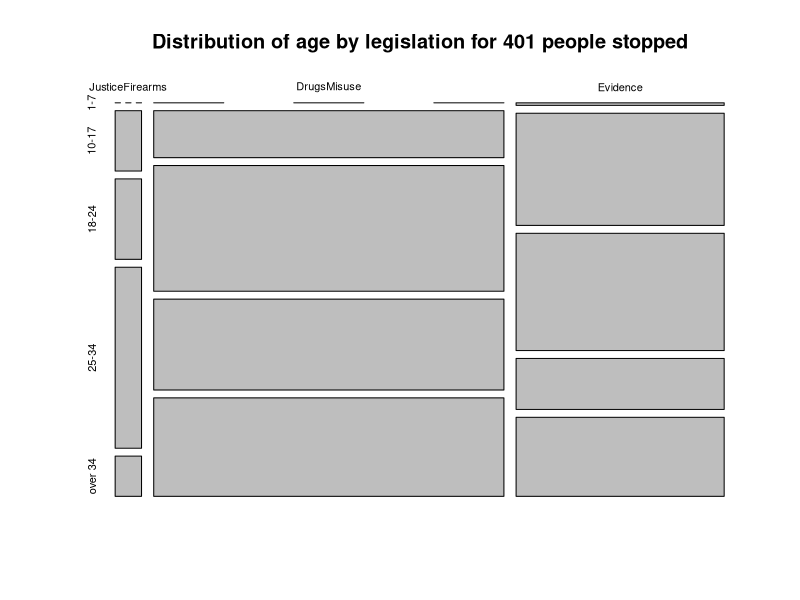
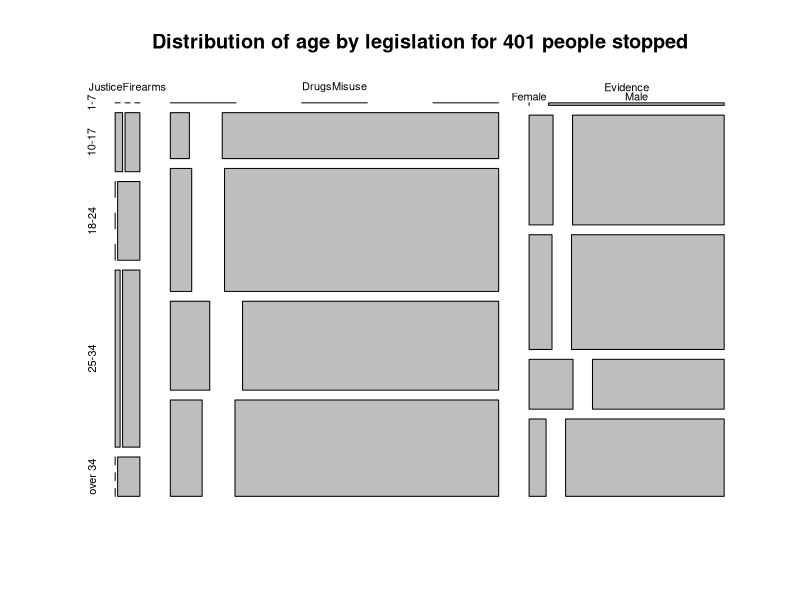
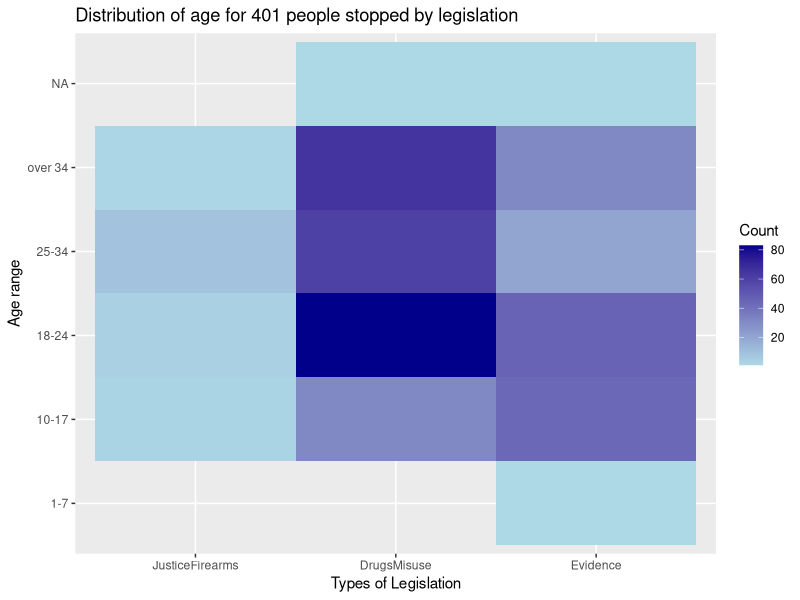
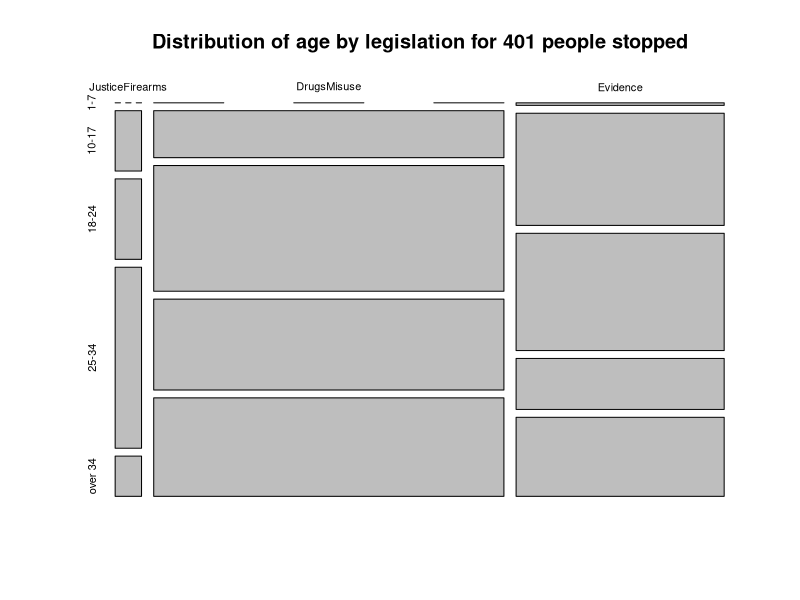

These charts were generated, in order, by the following R code:
## ---- chunk 1
library(dplyr)
library(rio)
library(magrittr)
library(readxl)
StopS <- read_excel("StopSearchWk3.xlsx")
names(StopS)   # check what is in the file.
## ---- chunk 2
StopS <- StopS[,c(1,2,7:15)]
names(StopS)
## ---- chunk 3
names(StopS)[c(4:6,8,10,11)] <- c('AgeRange', 'SelfEthnicity', 'OfficerDefEthnic', 'AimSearch','OutcomeLinkAim','RemovalMoreClothing')
names(StopS)
## ---- chunk 4
str(StopS)
## ---- chunk 5
StopS <- StopS %>% mutate(
  Gender=factor(Gender), Type=factor(Type), AgeRange=factor(AgeRange),
  SelfEthnicity=factor(SelfEthnicity),OfficerDefEthnic=factor(OfficerDefEthnic),
  Legislation=factor(Legislation),AimSearch=factor(AimSearch),Outcome=factor(Outcome),
)
str(StopS)
## ---- chunk 6
summary(StopS)
## ---- chunk 7
 Types <- factor(StopS$Type,labels=c("PersonVehicle","Person"))
 table(Types,StopS$Type) # This is an example of checking you have got it right!
## ---- chunk 8
StopS <- StopS %>% mutate(Type=factor(StopS$Type,labels=c("PersonVehicle","Person")) )
summary(StopS)
## ---- chunk 9
StopS <- StopS %>% mutate(Legislation=factor(as.numeric(Legislation), 
                                              levels=c(1,2,3,4),                                             labels=c("JusticeFirearms","JusticeFirearms","DrugsMisuse","Evidence")))
summary(StopS)
## ---- chunk 10
library(lubridate)
 StopS$dayDate = date(StopS$Date)
StopS$hourDay = as.numeric(substring(StopS$Date,12,13)) # Find a better way?
save(StopS, file="StopSearch.rda") # save for future use.
## ---- chunk 11
table(StopS$Gender,StopS$AgeRange)
 table(StopS$AgeRange,StopS$Gender)
 proportions(table(StopS$Gender,StopS$AgeRange),1)
 100*proportions(table(StopS$Gender,StopS$AgeRange),2)
## ---- chunk 12
knitr::kable(table(StopS$Gender,StopS$AgeRange),
  caption = "Gender by Age; 401 people stopped")
knitr::kable(100*proportions(table(StopS$Gender,StopS$AgeRange),2),
             digits=0,
  caption = "Percentage sex by age; 401 people stopped")
knitr::kable(100*proportions(table(StopS$Gender,StopS$AgeRange),2),
             digits=1,
  caption = "Percentage sex by age; 401 people stopped")
knitr::kable(100*proportions(table(StopS$Gender,StopS$AgeRange),1),
             digits=1,
  caption = "Percentage sex by age; 401 people stopped")
## ---- chunk 13
 plot(table(StopS$Legislation,StopS$AgeRange),
      main="Distribution of age by legislation for 401 people stopped")
## ---- chunk 14
 plot(table(StopS$Legislation,StopS$AgeRange,StopS$Gender),
      main="Distribution of age by legislation for 401 people stopped")
## ---- chunk 15
knitr::opts_chunk$set(echo = TRUE, fig.width = 8, fig.height = 5)
## ---- chunk 16
 svg(file = "JLH.svg", width = 8, height = 5)
 print( plot(table(StopS$Legislation,StopS$AgeRange),
      main="Distribution of age by legislation for 401 people stopped"))
## ---- chunk 17
 ##  This writes the graph to the file
 invisible(dev.off())          ##  This is essential, to close the file
## ---- chunk 18
library(ggplot2)
## ---- chunk 19
age_Legislation <- StopS %>%
  group_by(AgeRange, Legislation)
age_Legislation
## ---- chunk 20
summary_table <- StopS %>%
  group_by(AgeRange, Legislation) %>%
  summarise(count = n(),.groups = "drop") %>%
  ungroup()

colnames(summary_table) <- c("AgeRange", "Legislation", "Count")

ggplot(data = summary_table, aes(x = Legislation, y = AgeRange, fill = Count)) +
  geom_tile() +
  scale_fill_gradient(low = "lightblue", high = "darkblue") +
  labs(title = "Distribution of age for 401 people stopped by legislation", x = "Types of Legislation", y = "Age range")

## ---- chunk 21
legisType <-  unique(StopS$Legislation)
ageRange <-  unique(StopS$AgeRange)
gender <- unique(StopS$Gender)

legislation_table <- data.frame( 
  Column1 = c(1,2,3,4,5,6,7,8,9),
  Column2 = c(1,2,3,4,5,6,7,8,9),
  Column3 = c(1,2,3,4,5,6,7,8,9),
  Column4 = c(1,2,3,4,5,6,7,8,9),
  Column5 = c(1,2,3,4,5,6,7,8,9))
colnames(legislation_table) <- c(levels(legisType),"All",'proportion')
rownames(legislation_table) <- c('male','female','All','arrest',levels(ageRange))

## ---- chunk 22
#count frequencies for each row and column

#count male
select_male_Justi <- subset(StopS, StopS$Legislation == "JusticeFirearms" & Gender == "Male")
male_count_Justi <- nrow(select_male_Justi)
legislation_table[1,1] <- male_count_Justi

select_male_Drug <- subset(StopS, StopS$Legislation == "DrugsMisuse" & Gender == "Male")
male_count_Drug <- nrow(select_male_Drug)
legislation_table[1,2] <- male_count_Drug

select_male_Evi <- subset(StopS, StopS$Legislation == "Evidence" & Gender == "Male")
male_count_Evi <- nrow(select_male_Evi)
legislation_table[1,3] <- male_count_Evi
legislation_table[1,4] <- sum(male_count_Justi,male_count_Drug,male_count_Evi)


#count female
select_female_Justi <- subset(StopS, StopS$Legislation == "JusticeFirearms" & Gender == "Female")
female_count_Justi <- nrow(select_female_Justi)
legislation_table[2,1] <- female_count_Justi

select_female_Drug <- subset(StopS, StopS$Legislation == "DrugsMisuse" & Gender == "Female")
female_count_Drug <- nrow(select_female_Drug)
legislation_table[2,2] <- female_count_Drug

select_female_Evi <- subset(StopS, StopS$Legislation == "Evidence" & Gender == "Female")
female_count_Evi <- nrow(select_female_Evi)
legislation_table[2,3] <- female_count_Evi
legislation_table[2,4] <- sum(female_count_Justi,female_count_Drug,female_count_Evi)


#count arrest

select_arrest_Justi <- subset(StopS, StopS$Legislation == "JusticeFirearms" & Outcome == "Arrest")
arrest_count_Justi <- nrow(select_arrest_Justi)
legislation_table[4,1] <- arrest_count_Justi

select_arrest_Drug <- subset(StopS, StopS$Legislation == "DrugsMisuse" & Outcome == "Arrest")
arrest_count_Drug <- nrow(select_arrest_Drug)
legislation_table[4,2] <- female_count_Drug

select_arrest_Evi <- subset(StopS, StopS$Legislation == "Evidence" & Outcome == "Arrest")
arrest_count_Evi <- nrow(select_arrest_Evi)
legislation_table[4,3] <- arrest_count_Evi
legislation_table[4,4] <- sum(arrest_count_Justi,arrest_count_Drug,arrest_count_Evi)

#count 1-7

select_1t7_Justi <- subset(StopS, StopS$Legislation == "JusticeFirearms" & AgeRange == "1-7")
t7_count_Justi <- nrow(select_1t7_Justi)
legislation_table[5,1] <- t7_count_Justi

select_1t7_Drug <- subset(StopS, StopS$Legislation == "DrugsMisuse" & AgeRange == "1-7")
t7_count_Drug <- nrow(select_1t7_Drug)
legislation_table[5,2] <- t7_count_Drug

select_1t7_Evi <- subset(StopS, StopS$Legislation == "Evidence" & AgeRange == "1-7")
t7_count_Evi <- nrow(select_1t7_Evi)
legislation_table[5,3] <- t7_count_Evi
legislation_table[5,4] <- sum(t7_count_Justi,t7_count_Drug,t7_count_Evi)


#count 10-17

select_10t17_Justi <- subset(StopS, StopS$Legislation == "JusticeFirearms" & AgeRange == "10-17")
t17_count_Justi <- nrow(select_10t17_Justi)
legislation_table[6,1] <- t17_count_Justi

select_10t17_Drug <- subset(StopS, StopS$Legislation == "DrugsMisuse" & AgeRange == "10-17")
t17_count_Drug <- nrow(select_10t17_Drug)
legislation_table[6,2] <- t17_count_Drug

select_10t17_Evi <- subset(StopS, StopS$Legislation == "Evidence" & AgeRange == "10-17")
t17_count_Evi <- nrow(select_10t17_Evi)
legislation_table[6,3] <- t17_count_Evi
legislation_table[6,4] <- sum(t17_count_Justi,t17_count_Drug,t17_count_Evi)


#count 18-24

select_18t24_Justi <- subset(StopS, StopS$Legislation == "JusticeFirearms" & AgeRange == "18-24")
t24_count_Justi <- nrow(select_18t24_Justi)
legislation_table[7,1] <- t24_count_Justi

select_18t24_Drug <- subset(StopS, StopS$Legislation == "DrugsMisuse" & AgeRange == "18-24")
t24_count_Drug <- nrow(select_18t24_Drug)
legislation_table[7,2] <- t24_count_Drug

select_18t24_Evi <- subset(StopS, StopS$Legislation == "Evidence" & AgeRange == "18-24")
t24_count_Evi <- nrow(select_18t24_Evi)
legislation_table[7,3] <- t24_count_Evi
legislation_table[7,4] <- sum(t24_count_Justi,t24_count_Drug,t24_count_Evi)


#count 25-34

select_25t34_Justi <- subset(StopS, StopS$Legislation == "JusticeFirearms" & AgeRange == "25-34")
t34_count_Justi <- nrow(select_25t34_Justi)
legislation_table[8,1] <- t34_count_Justi

select_25t34_Drug <- subset(StopS, StopS$Legislation == "DrugsMisuse" & AgeRange == "25-34")
t34_count_Drug <- nrow(select_25t34_Drug)
legislation_table[8,2] <- t34_count_Drug

select_25t34_Evi <- subset(StopS, StopS$Legislation == "Evidence" & AgeRange == "25-34")
t34_count_Evi <- nrow(select_25t34_Evi)
legislation_table[8,3] <- t34_count_Evi
legislation_table[8,4] <- sum(t34_count_Justi,t34_count_Drug,t34_count_Evi)


#count over 34

select_o34_Justi <- subset(StopS, StopS$Legislation == "JusticeFirearms" & AgeRange == "over 34")
o34_count_Justi <- nrow(select_o34_Justi)
legislation_table[9,1] <- o34_count_Justi

select_o34_Drug <- subset(StopS, StopS$Legislation == "DrugsMisuse" & AgeRange == "over 34")
o34_count_Drug <- nrow(select_o34_Drug)
legislation_table[9,2] <- o34_count_Drug

select_o34_Evi <- subset(StopS, StopS$Legislation == "Evidence" & AgeRange == "over 34")
o34_count_Evi <- nrow(select_o34_Evi)
legislation_table[9,3] <- o34_count_Evi
legislation_table[9,4] <- sum(o34_count_Justi,o34_count_Drug,o34_count_Evi)

prop_male <- round(legislation_table[1,4]/401,2)
legislation_table[1,5] <- prop_male

prop_female <- round(legislation_table[2,4]/401,2)
legislation_table[2,5] <- prop_female

legislation_table[3,5] <- round(legislation_table[3,4]/401,2)

prop_arrest <- round(legislation_table[4,4]/401,2)
legislation_table[4,5] <- prop_arrest

prop_1t7 <- round(legislation_table[5,4]/401,2)
legislation_table[5,5] <- prop_1t7

prop_10t17 <- round(legislation_table[6,4]/401,2)
legislation_table[6,5] <- prop_10t17

prop_18t24 <- round(legislation_table[7,4]/401,2)
legislation_table[7,5] <- prop_18t24

prop_25t34 <- round(legislation_table[8,4]/401,2)
legislation_table[8,5] <- prop_25t34

prop_o34 <- round(legislation_table[9,4]/401,2)
legislation_table[9,5] <- prop_o34


#count all
legislation_table[3,1] <- legislation_table[1,1]+legislation_table[2,1]
legislation_table[3,2] <- legislation_table[1,2]+legislation_table[2,2]
legislation_table[3,3] <- legislation_table[1,3]+legislation_table[2,3]
legislation_table[3,4] <- legislation_table[1,4]+legislation_table[2,4]
legislation_table[3,5] <- legislation_table[1,5]+legislation_table[2,5]

## ---- chunk 23
knitr::kable(legislation_table, format = 'html',caption = "Legislation stops, categorized by gender and age.",align = "c")
cat("\nThis table shows the number of individuals stopped in each group, predominantly males at 355, making up 89% of the total. Only 20% are under arrest. A unique case involves a child aged 1-7 stopped for evidence. The 18-24 age range sees the most stops at 133, around one-third of the total, with 83 due to drug misuse. Determining crime susceptibility across age ranges is challenging, especially for those over 34, due to the broad age range and lack of sufficient data.(82words)")
## ---- chunk 24
Ethinicity <- levels(StopS$OfficerDefEthnic)
ethinic_tab <- data.frame(Column1 = c(1,2,3,4,5,6,7,8,9,0,1),
  Column2 = c(1,2,3,4,5,6,7,8,9,0,1),
  Column3 = c(1,2,3,4,5,6,7,8,9,0,1),
  Column4 = c(1,2,3,4,5,6,7,8,9,0,1),
  Column5 = c(1,2,3,4,5,6,7,8,9,0,1)
)
colnames(ethinic_tab) <- Ethinicity
rownames(ethinic_tab) <- c('male','female','arrest',levels(ageRange),"min AgeRange","All","Proportion")
## ---- chunk 25
#Fill data into Ethinitic table

#count male
select_male_As <- subset(StopS, StopS$OfficerDefEthnic == "Asian" & Gender == "Male")
male_count_As <- nrow(select_male_As)
ethinic_tab[1,1] <- male_count_As

select_male_Bk <- subset(StopS, StopS$OfficerDefEthnic == "Black" & Gender == "Male")
male_count_Bk <- nrow(select_male_Bk)
ethinic_tab[1,2] <- male_count_Bk

select_male_Mx <- subset(StopS, StopS$OfficerDefEthnic == "Mixed" & Gender == "Male")
male_count_Mx <- nrow(select_male_Mx)
ethinic_tab[1,3] <- male_count_Mx

select_male_Ot <- subset(StopS, StopS$OfficerDefEthnic == "Other" & Gender == "Male")
male_count_Ot <- nrow(select_male_Ot)
ethinic_tab[1,4] <- male_count_Ot

select_male_Wt <- subset(StopS, StopS$OfficerDefEthnic == "White" & Gender == "Male")
male_count_Wt <- nrow(select_male_Wt)
ethinic_tab[1,5] <- male_count_Wt


#count female

select_female_As <- subset(StopS, StopS$OfficerDefEthnic == "Asian" & Gender == "Female")
female_count_As <- nrow(select_female_As)
ethinic_tab[2,1] <- female_count_As

select_female_Bk <- subset(StopS, StopS$OfficerDefEthnic == "Black" & Gender == "Female")
female_count_Bk <- nrow(select_female_Bk)
ethinic_tab[2,2] <- female_count_Bk

select_female_Mx <- subset(StopS, StopS$OfficerDefEthnic == "Mixed" & Gender == "Female")
female_count_Mx <- nrow(select_female_Mx)
ethinic_tab[2,3] <- female_count_Mx

select_female_Ot <- subset(StopS, StopS$OfficerDefEthnic == "Other" & Gender == "Female")
female_count_Ot <- nrow(select_female_Ot)
ethinic_tab[2,4] <- female_count_Ot

select_female_Wt <- subset(StopS, StopS$OfficerDefEthnic == "White" & Gender == "Female")
female_count_Wt <- nrow(select_female_Wt)
ethinic_tab[2,5] <- female_count_Wt


#count arrest

select_arrest_As <- subset(StopS, StopS$OfficerDefEthnic == "Asian" & Outcome == "Arrest")
arrest_count_As <- nrow(select_arrest_As)
ethinic_tab[3,1] <- arrest_count_As

select_arrest_Bk <- subset(StopS, StopS$OfficerDefEthnic == "Black" & Outcome == "Arrest")
arrest_count_Bk <- nrow(select_arrest_Bk)
ethinic_tab[3,2] <- arrest_count_Bk

select_arrest_Mx <- subset(StopS, StopS$OfficerDefEthnic == "Mixed" & Outcome == "Arrest")
arrest_count_Mx <- nrow(select_arrest_Mx)
ethinic_tab[3,3] <- arrest_count_Mx

select_arrest_Ot <- subset(StopS, StopS$OfficerDefEthnic == "Other" & Outcome == "Arrest")
arrest_count_Ot <- nrow(select_arrest_Ot)
ethinic_tab[3,4] <- arrest_count_Ot

select_arrest_Wt <- subset(StopS, StopS$OfficerDefEthnic == "White" & Outcome == "Arrest")
arrest_count_Wt <- nrow(select_arrest_Wt)
ethinic_tab[3,5] <- arrest_count_Wt


#count 1-7

select_1t7_As <- subset(StopS, StopS$OfficerDefEthnic == "Asian" & AgeRange == "1-7")
t7_count_As <- nrow(select_1t7_As)
ethinic_tab[4,1] <- t7_count_As

select_1t7_Bk <- subset(StopS, StopS$OfficerDefEthnic == "Black" & AgeRange == "1-7")
t7_count_Bk <- nrow(select_1t7_Bk)
ethinic_tab[4,2] <- t7_count_Bk

select_1t7_Mx <- subset(StopS, StopS$OfficerDefEthnic == "Mixed" & AgeRange == "1-7")
t7_count_Mx <- nrow(select_1t7_Mx)
ethinic_tab[4,3] <- t7_count_Mx

select_1t7_Ot <- subset(StopS, StopS$OfficerDefEthnic == "Other" & AgeRange == "1-7")
t7_count_Ot <- nrow(select_1t7_Ot)
ethinic_tab[4,4] <- t7_count_Ot

select_1t7_Wt <- subset(StopS, StopS$OfficerDefEthnic == "White" & AgeRange == "1-7")
t7_count_Wt <- nrow(select_1t7_Wt)
ethinic_tab[4,5] <- t7_count_Wt


#count 10-17

select_10t17_As <- subset(StopS, StopS$OfficerDefEthnic == "Asian" & AgeRange == "10-17")
t17_count_As <- nrow(select_10t17_As)
ethinic_tab[5,1] <- t17_count_As

select_10t17_Bk <- subset(StopS, StopS$OfficerDefEthnic == "Black" & AgeRange == "10-17")
t17_count_Bk <- nrow(select_10t17_Bk)
ethinic_tab[5,2] <- t17_count_Bk

select_10t17_Mx <- subset(StopS, StopS$OfficerDefEthnic == "Mixed" & AgeRange == "10-17")
t17_count_Mx <- nrow(select_10t17_Mx)
ethinic_tab[5,3] <- t17_count_Mx

select_10t17_Ot <- subset(StopS, StopS$OfficerDefEthnic == "Other" & AgeRange == "10-17")
t17_count_Ot <- nrow(select_10t17_Ot)
ethinic_tab[5,4] <- t17_count_Ot

select_10t17_Wt <- subset(StopS, StopS$OfficerDefEthnic == "White" & AgeRange == "10-17")
t17_count_Wt <- nrow(select_10t17_Wt)
ethinic_tab[5,5] <- t17_count_Wt


#count 18-24

select_18t24_As <- subset(StopS, StopS$OfficerDefEthnic == "Asian" & AgeRange == "18-24")
t24_count_As <- nrow(select_18t24_As)
ethinic_tab[6,1] <- t24_count_As

select_18t24_Bk <- subset(StopS, StopS$OfficerDefEthnic == "Black" & AgeRange == "18-24")
t24_count_Bk <- nrow(select_18t24_Bk)
ethinic_tab[6,2] <- t24_count_Bk

select_18t24_Mx <- subset(StopS, StopS$OfficerDefEthnic == "Mixed" & AgeRange == "18-24")
t24_count_Mx <- nrow(select_18t24_Mx)
ethinic_tab[6,3] <- t24_count_Mx

select_18t24_Ot <- subset(StopS, StopS$OfficerDefEthnic == "Other" & AgeRange == "18-24")
t24_count_Ot <- nrow(select_18t24_Ot)
ethinic_tab[6,4] <- t24_count_Ot

select_18t24_Wt <- subset(StopS, StopS$OfficerDefEthnic == "White" & AgeRange == "18-24")
t24_count_Wt <- nrow(select_18t24_Wt)
ethinic_tab[6,5] <- t24_count_Wt


#count 25-34

select_25t34_As <- subset(StopS, StopS$OfficerDefEthnic == "Asian" & AgeRange == "25-34")
t34_count_As <- nrow(select_25t34_As)
ethinic_tab[7,1] <- t34_count_As

select_25t34_Bk <- subset(StopS, StopS$OfficerDefEthnic == "Black" & AgeRange == "25-34")
t34_count_Bk <- nrow(select_25t34_Bk)
ethinic_tab[7,2] <- t34_count_Bk

select_25t34_Mx <- subset(StopS, StopS$OfficerDefEthnic == "Mixed" & AgeRange == "25-34")
t34_count_Mx <- nrow(select_25t34_Mx)
ethinic_tab[7,3] <- t34_count_Mx

select_25t34_Ot <- subset(StopS, StopS$OfficerDefEthnic == "Other" & AgeRange == "25-34")
t34_count_Ot <- nrow(select_25t34_Ot)
ethinic_tab[7,4] <- t34_count_Ot

select_25t34_Wt <- subset(StopS, StopS$OfficerDefEthnic == "White" & AgeRange == "25-34")
t34_count_Wt <- nrow(select_25t34_Wt)
ethinic_tab[7,5] <- t34_count_Wt


#count over 34

select_o34_As <- subset(StopS, StopS$OfficerDefEthnic == "Asian" & AgeRange == "over 34")
o34_count_As <- nrow(select_o34_As)
ethinic_tab[8,1] <- o34_count_As

select_o34_Bk <- subset(StopS, StopS$OfficerDefEthnic == "Black" & AgeRange == "over 34")
o34_count_Bk <- nrow(select_o34_Bk)
ethinic_tab[8,2] <- o34_count_Bk

select_o34_Mx <- subset(StopS, StopS$OfficerDefEthnic == "Mixed" & AgeRange == "over 34")
o34_count_Mx <- nrow(select_o34_Mx)
ethinic_tab[8,3] <- o34_count_Mx

select_o34_Ot <- subset(StopS, StopS$OfficerDefEthnic == "Other" & AgeRange == "over 34")
o34_count_Ot <- nrow(select_o34_Ot)
ethinic_tab[8,4] <- o34_count_Ot

select_o34_Wt <- subset(StopS, StopS$OfficerDefEthnic == "White" & AgeRange == "over 34")
o34_count_Wt <- nrow(select_o34_Wt)
ethinic_tab[8,5] <- o34_count_Wt


#count all
all_as <- male_count_As + female_count_As
all_bk <- male_count_Bk + female_count_Bk
all_mx <- male_count_Mx + female_count_Mx
all_ot <- male_count_Ot + female_count_Ot
all_wt <- male_count_Wt + female_count_Wt


#count proportion
prop_as <- round(all_as/401,2)
prop_bk <- round(all_bk/401,2)
prop_mx <- round(all_mx/401,2)
prop_ot <- round(all_ot/401,2)
prop_wt <- round(all_wt/401,2)
## ---- chunk 26
#min AgeRange

ethinic_tab[9,1] <- "10-17"

ethinic_tab[9,2] <- "10-17"

ethinic_tab[9,3] <- "10-17"

ethinic_tab[9,4] <- "18-24"

ethinic_tab[9,5] <- "1-7"

ethinic_tab[10,1] <- all_as
ethinic_tab[10,2] <- all_bk
ethinic_tab[10,3] <- all_mx
ethinic_tab[10,4] <- all_ot
ethinic_tab[10,5] <- all_wt

ethinic_tab[11,1] <- prop_as
ethinic_tab[11,2] <- prop_bk
ethinic_tab[11,3] <- prop_mx
ethinic_tab[11,4] <- prop_ot
ethinic_tab[11,5] <- prop_wt


## ---- chunk 27
knitr::kable(ethinic_tab,caption = "Stopped People Ethinicity, by AgeRange,Gender",align = "c")
cat("\nThis table presents the ethnicity of individuals stopped, with White being the majority at 70% (282 people), likely due to data collection in the UK. Black and Asian follow at 13% and 11%, respectively. The minimum AgeRange for White is 1-7, the lowest overall, while for Asian, Black, and Mixed, it is 10-17. The 'Other' category starts from 18-24, but the data may not accurately reflect the real situation due to its small size of only four entries. (78words)")
## ---- chunk 28
library("kableExtra")
summary(StopS)

summary_table <- data.frame(
  Male = 1:26,
  Female = 1:26,
  All = 1:26
)
colnames(summary_table) <- c("Male","Female","All")
levels(StopS$Type)
levels(StopS$AgeRange)
levels(StopS$OfficerDefEthnic)
levels(StopS$Legislation)
outcome_type <- unique(StopS$Outcome)
levels(outcome_type)
